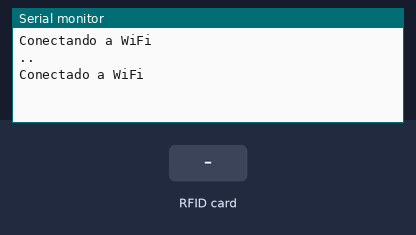
Bench run of a sketch on a simulated ESP8266 (NodeMCU). Shown: the last lines printed to the serial monitor. The inputs (shaded band) are chosen by the test bench. WiFi joins after 1.5 s; servers stay silent unless stated; uploads are accepted with an empty reply.

Above: at 3.2 s.
3.3 s: RFID card 60 36 71 99 held to the reader
At 5.0 s:
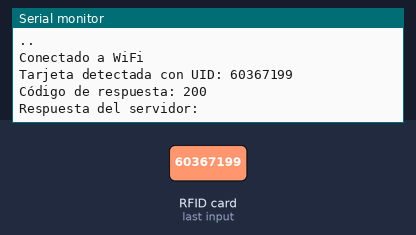
5.8 s: RFID card 5E 7A 19 C4 held to the reader
At 6.49 s:
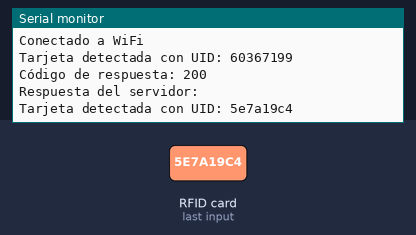

Measured:
- after the input at 3.3 s, the serial monitor: prints a new line after 0.81 s (image 1)
- after the input at 5.8 s, the serial monitor: prints a new line after 0.53 s (image 2)

The sketch:

lector_rfid_wifi_arduino.ino
```cpp
#include <ESP8266WiFi.h>
#include <ESP8266HTTPClient.h>
#include <SPI.h>
#include <MFRC522.h>

// Pines para el lector RFID (ajusta según tu configuración)
#define RST_PIN 2  // Pin de reset del RFID
#define SS_PIN  15  // Pin de selección del RFID

const char* ssid = "Familia Mailo";         // Nombre de la red WiFi
const char* password = "60367199";          // Contraseña de la red WiFi

const char* serverUrl = "http://192.168.1.7:3000/api/login";  // IP del servidor y endpoint

WiFiClient client;  // Crear un objeto WiFiClient
MFRC522 rfid(SS_PIN, RST_PIN);  // Crear un objeto para el lector RFID

void setup() {
  Serial.begin(115200); // Iniciar la comunicación serial
  SPI.begin();          // Iniciar comunicación SPI
  rfid.PCD_Init();      // Iniciar el lector RFID

  // Conectar a la red WiFi
  WiFi.begin(ssid, password);
  Serial.println("Conectando a WiFi");

  while (WiFi.status() != WL_CONNECTED) {
    delay(1000);
    Serial.print(".");
  }

  Serial.println("");
  Serial.println("Conectado a WiFi");
}

void loop() {
  // Verificar si se detecta una tarjeta RFID
  if (rfid.PICC_IsNewCardPresent() && rfid.PICC_ReadCardSerial()) {
    // Obtener el ID de la tarjeta (UID)
    String rfidTag = "";
    for (byte i = 0; i < rfid.uid.size; i++) {
      rfidTag += String(rfid.uid.uidByte[i], HEX);  // Convertir el byte del UID a HEX
    }

    Serial.print("Tarjeta detectada con UID: ");
    Serial.println(rfidTag);

    // Llamar a la función que hace la solicitud POST al servidor
    enviarPostRequest(rfidTag);

    // Detener la lectura de la tarjeta para evitar múltiples lecturas del mismo ID
    rfid.PICC_HaltA();
  }

  delay(1000);  // Esperar 1 segundo antes de volver a comprobar
}

// Función para enviar la solicitud POST al servidor
void enviarPostRequest(String rfidTag) {
  if (WiFi.status() == WL_CONNECTED) {
    HTTPClient http;

    // Iniciar la conexión con el servidor usando WiFiClient
    http.begin(client, serverUrl);  // Usar WiFiClient y URL del servidor
    http.addHeader("Content-Type", "application/json");  // Encabezado para enviar JSON

    // JSON que vamos a enviar con el RFID
    String jsonData = "{\"rfid\":\"" + rfidTag + "\"}";  // Crear JSON con el UID de la tarjeta RFID

    // Hacer la solicitud POST y recibir la respuesta
    int httpResponseCode = http.POST(jsonData);

    if (httpResponseCode > 0) {
      // La solicitud fue exitosa, imprimir el código de respuesta y la respuesta del servidor
      String response = http.getString();
      Serial.print("Código de respuesta: ");
      Serial.println(httpResponseCode);
      Serial.print("Respuesta del servidor: ");
      Serial.println(response);
    } else {
      // Si la solicitud falló, imprimir el error
      Serial.print("Error en la solicitud POST, código: ");
      Serial.println(httpResponseCode);
    }

    http.end();  // Terminar la conexión con el servidor
  } else {
    Serial.println("Error al conectar a WiFi");
  }
}
```
